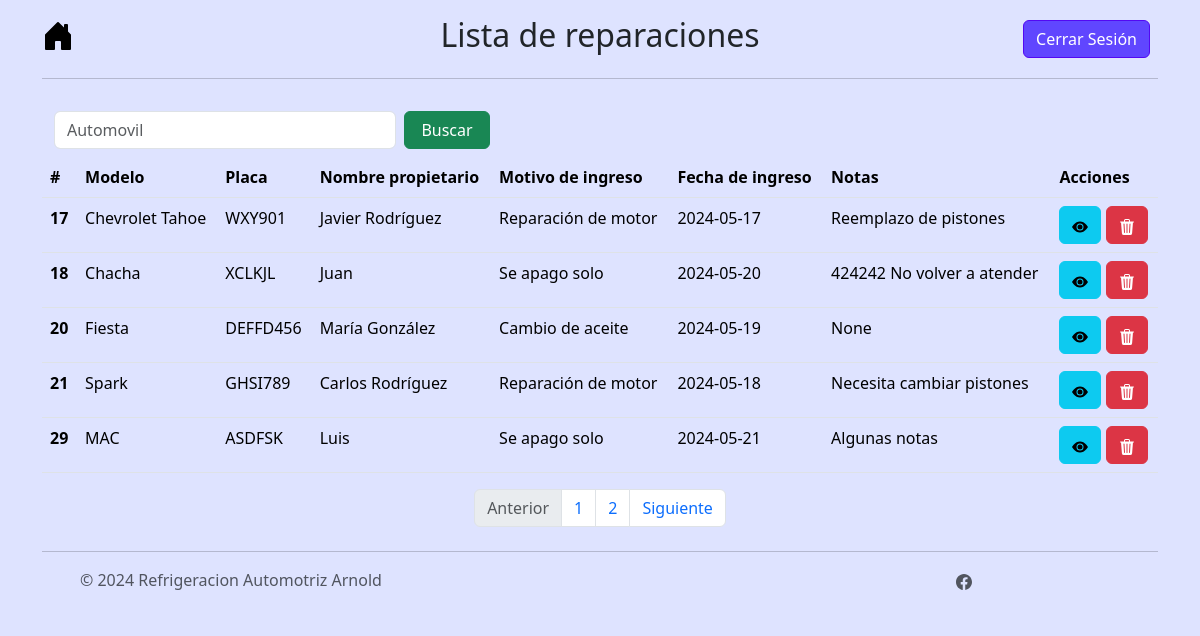
Page /menu/reparaciones/page/2 (signed in) on the committed database.
### tables this page shows
CREATE TABLE automoviles (id_automovil INTEGER PRIMARY KEY AUTOINCREMENT NOT NULL, marca TEXT NOT NULL, modelo TEXT NOT NULL, placa TEXT UNIQUE NOT NULL, motivo_ingreso TEXT (150) NOT NULL, fecha_ingreso DATE NOT NULL, notas TEXT (255), estado TEXT NOT NULL DEFAULT "En espera", alta INTEGER DEFAULT (0) NOT NULL, nombre_propietario TEXT NOT NULL, telefono_propietario TEXT NOT NULL, correo_propietario TEXT NOT NULL, activo INTEGER NOT NULL DEFAULT (1), fecha_egreso TEXT, costo_total INTEGER, piezas_usadas TEXT, costo_mano_obra INTEGER);

### controller/reparaciones_controller.py (the view)
@app.route("/menu/reparaciones")
@app.route("/menu/reparaciones/page")
@app.route("/menu/reparaciones/page/<int:page>")
@login_required
def registro_reparaciones(page=1):
    rows = select_automovil_db(page)
    return render_template('menu_reparaciones.html', data=rows)

### controller/login_controller.py (called while the page is built)
@login_manager.user_loader
def load_user(user_id):
    return db.get_or_404(Users, user_id)

### model/reparaciones_model.py (called while the page is built)
def select_automovil_db(page):
    limit=10
    start = limit * (page - 1)
    alta = 1
    inactivo = 1
    try:
        conn = sqlite3.connect("instance/arnold_autorefrigeraciones.db")
        c = conn.cursor()
        c.execute("SELECT * FROM automoviles WHERE alta = ? AND activo = ? LIMIT ?, ?", (alta, inactivo, start, limit))
        myresult = c.fetchall()
        insertObject = []
        columnNames = [column[0] for column in c.description]
        for record in myresult:
            insertObject.append(dict(zip(columnNames, record)))
        count = contar_automoviles_inactivos_db()
        total_pages = ceil(int(count) / int(limit))
        conn.close()
        return [insertObject, total_pages]
    except sqlite3.Error as e:
        print("Error:", e)
        return None

def contar_automoviles_inactivos_db():
    alta = 1
    inactivo = 1
    try:
        conn = sqlite3.connect("instance/arnold_autorefrigeraciones.db")
        c = conn.cursor()
        c.execute("SELECT count(id_automovil) FROM automoviles WHERE alta = ? AND activo = ?", (alta, inactivo))
        count = c.fetchall()[0][0]
        return int(count)
    except Exception as e:
        return str(e)
    finally:
        if conn:
            conn.close()

### templates/menu_reparaciones.html (shortened to what this page needs)
{% extends 'base.html' %}
{% block styling %}
  {{ super() }}
  <link rel="stylesheet" href="/static/css/styles.css">
{% endblock %}
{% block nombre_menu %}Lista de reparaciones{% endblock %}
{% block content %}
<div class="container parent">
  <nav class="navbar">
    <div class="container-fluid">
      <form class="d-flex" role="search", action="{{url_for('select_reparacion_by_filter')}}", method="POST">
        <input class="form-control me-2 col-lg-3" type="search" placeholder="Automovil" aria-label="Search" name="filtro" required>
        <button class="btn btn-success col-lg-3" type="submit">Buscar</button>
      </form>
    </div>
  </nav>
<div class="table-responsive bg-custom">
  <table class="table table-hover" id="tabla_automoviles">
    <thead class="thead-dark">
      <tr>
        <th scope="col">#</th>
        <th scope="col">Modelo</th>
        <th scope="col">Placa</th>
        <th scope="col">Nombre propietario</th>
        <th scope="col">Motivo de ingreso</th>
        <th scope="col">Fecha de ingreso</th>
        <th scope="col">Notas</th>
        <th scope="col">Acciones</th>
      </tr>
    </thead>
    <tbody>
      {% for automovil in data[0] %}
        <tr>
          <th>{{ automovil.id_automovil }}</th>
          <td>{{ automovil.modelo }}</td>
          <td>{{ automovil.placa}}</td>
          <td>{{ automovil.nombre_propietario }}</td>
          <td>{{ automovil.motivo_ingreso }}</td>
          <td>{{ automovil.fecha_ingreso }}</td>
          <td>{{ automovil.notas }}</td>
          <td>
            <button type="button" class="btn btn-info" data-bs-toggle="modal" data-bs-target="#modal_active{{automovil.id_automovil}}">
              <svg xmlns="http://www.w3.org/2000/svg" width="16" height="16" fill="currentColor" class="bi bi-eye-fill" viewBox="0 0 16 16">
                <path d="M10.5 8a2.5 2.5 0 1 1-5 0 2.5 2.5 0 0 1 5 0"/>
                <path d="M0 8s3-5.5 8-5.5S16 8 16 8s-3 5.5-8 5.5S0 8 0 8m8 3.5a3.5 3.5 0 1 0 0-7 3.5 3.5 0 0 0 0 7"/>
              </svg>
            </button>
            <button type="button" class="btn btn-danger" data-bs-toggle="modal" data-bs-target="#modal_delete{{automovil.id_automovil}}">
            </button>
          </td>
        </tr>
      {% endfor %}
      </tbody>
    </table>
  </div>
  <nav aria-label="Page navigation example">
    <ul class="pagination justify-content-center">
      <li class="page-item disabled">
        <a class="page-link">Anterior</a>
      </li>
      {% for i in range(data[1]) %}
        <li class="page-item"><a class="page-link" href="{{url_for('registro_reparaciones', page=i+1)}}">{{i+1}}</a></li>
      {% endfor %}
      <li class="page-item">
        <a class="page-link" href="#">Siguiente</a>
      </li>
    </ul>
  </nav>
</div>
{% endblock %}

### static/css/styles.css (style rules this page uses)
.bg-custom, .bg-custom th, .bg-custom td { background-color: #DEE3FF !important; }

### rows in the picture
automoviles: id_automovil "17", modelo "Chevrolet Tahoe", placa "WXY901", nombre_propietario "Javier Rodríguez", motivo_ingreso "Reparación de motor", fecha_ingreso "2024-05-17", notas "Reemplazo de pistones"
automoviles: id_automovil "18", modelo "Chacha", placa "XCLKJL", nombre_propietario "Juan", motivo_ingreso "Se apago solo", fecha_ingreso "2024-05-20", notas "424242 No volver a atender"
automoviles: id_automovil "20", modelo "Fiesta", placa "DEFFD456", nombre_propietario "María González", motivo_ingreso "Cambio de aceite", fecha_ingreso "2024-05-19", notas "None"
automoviles: id_automovil "21", modelo "Spark", placa "GHSI789", nombre_propietario "Carlos Rodríguez", motivo_ingreso "Reparación de motor", fecha_ingreso "2024-05-18", notas "Necesita cambiar pistones"
automoviles: id_automovil "29", modelo "MAC", placa "ASDFSK", nombre_propietario "Luis", motivo_ingreso "Se apago solo", fecha_ingreso "2024-05-21", notas "Algunas notas"

### other values in the picture
{{ i+1 }} "1" "2"
